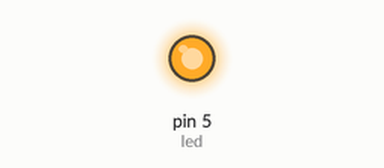
Bench run of a sketch on a simulated Arduino Uno, built with avr-gcc and run on an emulated ATmega328P. On the bench: output pins drawn as LEDs (lit = HIGH).

Above: at 1.5 s.
At 4.5 s:
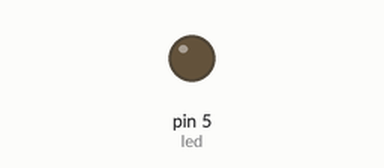
Timing chart, 0 to 7.8 s (numbered marks = the images above):
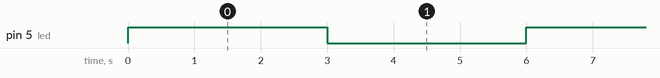

The sketch:

xitkj4028.ino
```cpp
/*
  Blink
  Menyalakan LED pada Pin 5 selama 3 detik dan Mematikanya selama 3 detik.

  Ini contoh Kode Programnya.
 */

int led = 5;//Output pada Digital Pin adalah sebuah LED yang terkoneksi/terhubung dengan Digital Pin 5.

void setup()
{
  pinMode(led, OUTPUT);//Mengatur Digital Pin sebagai Output.
}

void loop()
{
  digitalWrite(led, HIGH);   // Mengatur LED agar Menyala.
  delay(3000);               // Tunggu sampai 3 detik.
  digitalWrite(led, LOW);    // Mengatur LED agar Mati.
  delay(3000);               // Tunggu samapi 3 detik.
}
```

Measured:
- by itself, pin 5 (led): alternates HIGH for 3.0 s and LOW for 3.0 s
